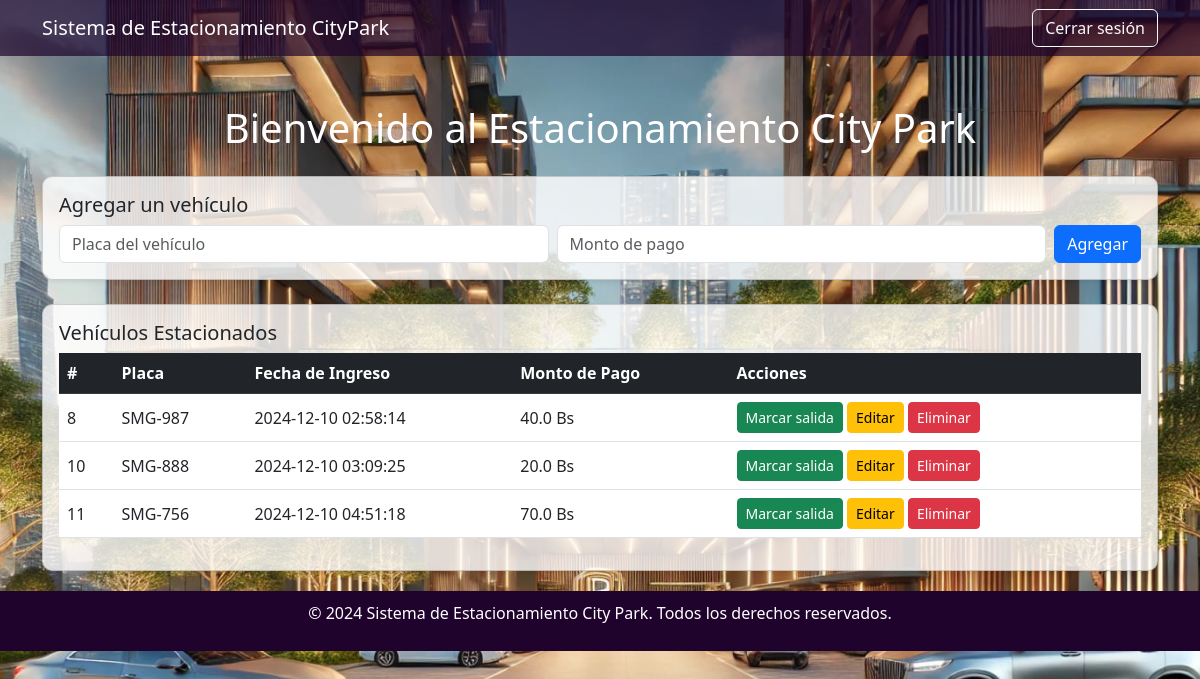
/dashboard (signed in), run on the app's committed database.
### app.py (models this page shows)
class Vehiculo(db.Model):
    id = db.Column(db.Integer, primary_key=True)
    placa = db.Column(db.String(10), unique=True, nullable=False)
    fecha_ingreso = db.Column(db.DateTime, default=datetime.utcnow)
    fecha_salida = db.Column(db.DateTime, nullable=True)
    pago = db.Column(db.Float, nullable=True)  # Campo para el pago
    usuario_id = db.Column(db.Integer, db.ForeignKey('usuario.id'), nullable=False)
    usuario = db.relationship('Usuario', backref=db.backref('vehiculos', lazy=True))

### app.py (the view)
@app.route('/dashboard')
def dashboard():
    if 'user_id' not in session:
        return redirect(url_for('index'))
    vehiculos = Vehiculo.query.filter_by(usuario_id=session['user_id'], fecha_salida=None).all()
    return render_template('dashboard.html', vehiculos=vehiculos)

### templates/dashboard.html (shortened to what this page needs)
<!DOCTYPE html>
<html lang="es">
<head>
    <link href="https://cdn.jsdelivr.net/npm/bootstrap@5.3.0-alpha1/dist/css/bootstrap.min.css" rel="stylesheet">
</head>
<body>
    <nav class="navbar navbar-expand-lg navbar-dark">
        <div class="container">
            <a class="navbar-brand" href="#">Sistema de Estacionamiento CityPark</a>
            <a href="/logout" class="btn btn-outline-light">Cerrar sesión</a>
        </div>
    </nav>
    <div class="container mt-5">
 <h1 class="mb-4 text-center" style="color: white;">Bienvenido al Estacionamiento City Park</h1>
        <div class="card mb-4 shadow-sm">
            <div class="card-body">
                <h5 class="card-title">Agregar un vehículo</h5>
                <form action="/agregar_vehiculo" method="POST" class="d-flex">
                    <input type="text" name="placa" class="form-control me-2" placeholder="Placa del vehículo" required>
                    <input type="number" name="pago" class="form-control me-2" placeholder="Monto de pago" required step="0.01" min="0">
                    <button type="submit" class="btn btn-primary">Agregar</button>
                </form>
            </div>
        </div>
        <div class="card shadow-sm">
            <div class="card-body">
                <h5 class="card-title">Vehículos Estacionados</h5>
                <table class="table table-hover">
                    <thead class="table-dark">
                        <tr>
                            <th>#</th>
                            <th>Placa</th>
                            <th>Fecha de Ingreso</th>
                            <th>Monto de Pago</th>
                            <th>Acciones</th>
                        </tr>
                    </thead>
                    <tbody>
                        {% for vehiculo in vehiculos %}
                        <tr>
                            <td>{{ vehiculo.id }}</td>
                            <td>{{ vehiculo.placa }}</td>
                            <td>{{ vehiculo.fecha_ingreso.strftime('%Y-%m-%d %H:%M:%S') }}</td>
                            <td>{{ vehiculo.pago }} Bs</td>
                            <td>
                                <form action="/salir_vehiculo/{{ vehiculo.id }}" method="POST" style="display:inline-block;">
                                    <button type="submit" class="btn btn-success btn-sm">Marcar salida</button>
                                </form>
                                <a href="/editar_vehiculo/{{ vehiculo.id }}" class="btn btn-warning btn-sm">Editar</a>
                                <form action="/eliminar_vehiculo/{{ vehiculo.id }}" method="POST" style="display:inline-block;">
                                    <button type="submit" class="btn btn-danger btn-sm">Eliminar</button>
                                </form>
                            </td>
                        </tr>
                        {% endfor %}
                    </tbody>
                </table>
            </div>
        </div>
    </div>
    <footer>
        <p>&copy; 2024 Sistema de Estacionamiento City Park. Todos los derechos reservados.</p>
    </footer>
</body>
</html>

### templates/dashboard.html (style rules this page uses)
body { background-image: url('static/images/img.jpeg'); background-size: cover; background-position: center center; background-attachment: fixed; }
.navbar { background-color: rgba(31, 3, 44, 0.7); }
.navbar-brand { color: #ffffff; }
.card { border-radius: 10px; background-color: rgba(255, 255, 255, 0.8); }
.table th, .table td { vertical-align: middle; }
footer { margin-top: 20px; text-align: center; padding: 10px; background-color: #1f032c; color: white; }

### data on the page
Vehiculo: id "8", placa "SMG-987", fecha_ingreso "2024-12-10 02:58:14", pago "40.0"
Vehiculo: id "10", placa "SMG-888", fecha_ingreso "2024-12-10 03:09:25", pago "20.0"
Vehiculo: id "11", placa "SMG-756", fecha_ingreso "2024-12-10 04:51:18", pago "70.0"
